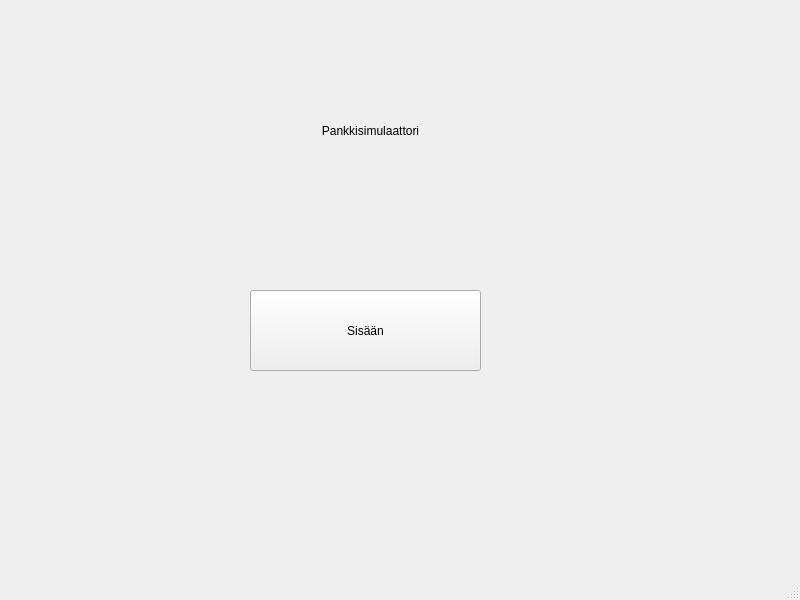
<?xml version="1.0" encoding="UTF-8"?>
<ui version="4.0">
 <class>MainWindow</class>
 <widget class="QMainWindow" name="MainWindow">
  <property name="geometry">
   <rect>
    <x>0</x>
    <y>0</y>
    <width>800</width>
    <height>600</height>
   </rect>
  </property>
  <property name="windowTitle">
   <string>MainWindow</string>
  </property>
  <widget class="QWidget" name="centralwidget">
   <widget class="QStackedWidget" name="stackedWidget">
    <property name="geometry">
     <rect>
      <x>30</x>
      <y>20</y>
      <width>721</width>
      <height>501</height>
     </rect>
    </property>
    <widget class="QWidget" name="page_sisaan">
     <widget class="QLabel" name="label">
      <property name="geometry">
       <rect>
        <x>180</x>
        <y>70</y>
        <width>321</width>
        <height>81</height>
       </rect>
      </property>
      <property name="text">
       <string>Pankkisimulaattori</string>
      </property>
      <property name="alignment">
       <set>Qt::AlignCenter</set>
      </property>
     </widget>
     <widget class="QPushButton" name="btnSisaan">
      <property name="geometry">
       <rect>
        <x>220</x>
        <y>270</y>
        <width>231</width>
        <height>81</height>
       </rect>
      </property>
      <property name="text">
       <string>Sisään</string>
      </property>
     </widget>
    </widget>
    <widget class="QWidget" name="page_menu">
     <widget class="QPushButton" name="btnSaldo">
      <property name="geometry">
       <rect>
        <x>130</x>
        <y>100</y>
        <width>171</width>
        <height>51</height>
       </rect>
      </property>
      <property name="text">
       <string>Saldo</string>
      </property>
     </widget>
     <widget class="QPushButton" name="btnOtto">
      <property name="geometry">
       <rect>
        <x>130</x>
        <y>260</y>
        <width>171</width>
        <height>51</height>
       </rect>
      </property>
      <property name="text">
       <string>Otto</string>
      </property>
     </widget>
     <widget class="QPushButton" name="btnTilitapahtumat">
      <property name="geometry">
       <rect>
        <x>430</x>
        <y>100</y>
        <width>171</width>
        <height>51</height>
       </rect>
      </property>
      <property name="text">
       <string>Tilitapahtumat</string>
      </property>
     </widget>
     <widget class="QPushButton" name="btnLuottorajanNosto">
      <property name="geometry">
       <rect>
        <x>430</x>
        <y>260</y>
        <width>171</width>
        <height>51</height>
       </rect>
      </property>
      <property name="text">
       <string>Luottorajan Nosto</string>
      </property>
     </widget>
     <widget class="QPushButton" name="btnPoistu_2">
      <property name="geometry">
       <rect>
        <x>280</x>
        <y>380</y>
        <width>171</width>
        <height>51</height>
       </rect>
      </property>
      <property name="text">
       <string>Poistu</string>
      </property>
     </widget>
    </widget>
    <widget class="QWidget" name="page_valitseKortti">
     <widget class="QPushButton" name="btnDebit">
      <property name="geometry">
       <rect>
        <x>140</x>
        <y>190</y>
        <width>171</width>
        <height>51</height>
       </rect>
      </property>
      <property name="text">
       <string>Debit</string>
      </property>
     </widget>
     <widget class="QPushButton" name="btnCredit">
      <property name="geometry">
       <rect>
        <x>390</x>
        <y>190</y>
        <width>171</width>
        <height>51</height>
       </rect>
      </property>
      <property name="text">
       <string>Credit</string>
      </property>
     </widget>
     <widget class="QLabel" name="lblValitse_Kortti">
      <property name="geometry">
       <rect>
        <x>230</x>
        <y>70</y>
        <width>271</width>
        <height>61</height>
       </rect>
      </property>
      <property name="text">
       <string>Valitse kortti</string>
      </property>
      <property name="alignment">
       <set>Qt::AlignCenter</set>
      </property>
     </widget>
    </widget>
    <widget class="QWidget" name="page_saldo">
     <widget class="QLabel" name="label_4">
      <property name="geometry">
       <rect>
        <x>230</x>
        <y>70</y>
        <width>151</width>
        <height>71</height>
       </rect>
      </property>
      <property name="text">
       <string>Saldo</string>
      </property>
      <property name="alignment">
       <set>Qt::AlignCenter</set>
      </property>
     </widget>
     <widget class="QPushButton" name="btnTakaisin_3">
      <property name="geometry">
       <rect>
        <x>290</x>
        <y>370</y>
        <width>171</width>
        <height>51</height>
       </rect>
      </property>
      <property name="text">
       <string>Takaisin</string>
      </property>
     </widget>
    </widget>
    <widget class="QWidget" name="page_tilitapahtumat">
     <widget class="QLabel" name="label_5">
      <property name="geometry">
       <rect>
        <x>260</x>
        <y>70</y>
        <width>141</width>
        <height>61</height>
       </rect>
      </property>
      <property name="text">
       <string>Tilitapahtumat</string>
      </property>
      <property name="alignment">
       <set>Qt::AlignCenter</set>
      </property>
     </widget>
     <widget class="QPushButton" name="btnTakaisin_4">
      <property name="geometry">
       <rect>
        <x>270</x>
        <y>370</y>
        <width>171</width>
        <height>51</height>
       </rect>
      </property>
      <property name="text">
       <string>Takaisin</string>
      </property>
     </widget>
    </widget>
    <widget class="QWidget" name="page_otto">
     <widget class="QLabel" name="label_6">
      <property name="geometry">
       <rect>
        <x>280</x>
        <y>80</y>
        <width>141</width>
        <height>61</height>
       </rect>
      </property>
      <property name="text">
       <string>Otto</string>
      </property>
      <property name="alignment">
       <set>Qt::AlignCenter</set>
      </property>
     </widget>
     <widget class="QPushButton" name="btnTakaisin_2">
      <property name="geometry">
       <rect>
        <x>270</x>
        <y>370</y>
        <width>171</width>
        <height>51</height>
       </rect>
      </property>
      <property name="text">
       <string>Takaisin</string>
      </property>
     </widget>
    </widget>
    <widget class="QWidget" name="page_nostaLuottorajaa">
     <widget class="QLabel" name="label_7">
      <property name="geometry">
       <rect>
        <x>280</x>
        <y>80</y>
        <width>141</width>
        <height>61</height>
       </rect>
      </property>
      <property name="text">
       <string>Nosta luottorajaa</string>
      </property>
      <property name="alignment">
       <set>Qt::AlignCenter</set>
      </property>
     </widget>
     <widget class="QPushButton" name="btnTakaisin">
      <property name="geometry">
       <rect>
        <x>280</x>
        <y>370</y>
        <width>171</width>
        <height>51</height>
       </rect>
      </property>
      <property name="text">
       <string>Takaisin</string>
      </property>
     </widget>
    </widget>
    <widget class="QWidget" name="page_kirjaudu">
     <widget class="QPushButton" name="btnKirjaudu">
      <property name="geometry">
       <rect>
        <x>90</x>
        <y>380</y>
        <width>221</width>
        <height>61</height>
       </rect>
      </property>
      <property name="text">
       <string>Kirjaudu</string>
      </property>
     </widget>
     <widget class="QPushButton" name="btnPoistu">
      <property name="geometry">
       <rect>
        <x>380</x>
        <y>380</y>
        <width>221</width>
        <height>61</height>
       </rect>
      </property>
      <property name="text">
       <string>Poistu</string>
      </property>
     </widget>
     <widget class="QLineEdit" name="lineEdit">
      <property name="geometry">
       <rect>
        <x>400</x>
        <y>100</y>
        <width>181</width>
        <height>51</height>
       </rect>
      </property>
     </widget>
     <widget class="QLineEdit" name="lineEdit_2">
      <property name="geometry">
       <rect>
        <x>400</x>
        <y>200</y>
        <width>181</width>
        <height>51</height>
       </rect>
      </property>
     </widget>
     <widget class="QLabel" name="label_2">
      <property name="geometry">
       <rect>
        <x>110</x>
        <y>200</y>
        <width>221</width>
        <height>51</height>
       </rect>
      </property>
      <property name="text">
       <string>PIN</string>
      </property>
     </widget>
     <widget class="QLabel" name="label_3">
      <property name="geometry">
       <rect>
        <x>110</x>
        <y>100</y>
        <width>221</width>
        <height>51</height>
       </rect>
      </property>
      <property name="text">
       <string>KÄYTTÄJÄTUNNUS</string>
      </property>
     </widget>
    </widget>
   </widget>
  </widget>
  <widget class="QMenuBar" name="menubar">
   <property name="geometry">
    <rect>
     <x>0</x>
     <y>0</y>
     <width>800</width>
     <height>22</height>
    </rect>
   </property>
  </widget>
  <widget class="QStatusBar" name="statusbar"/>
 </widget>
 <resources/>
 <connections/>
</ui>
